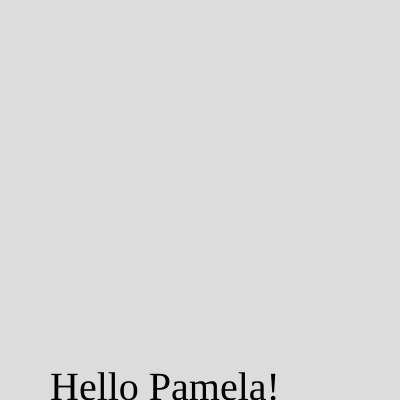
Frame 1 (no input)
Frame 60 (no input): identical to frame 1, image omitted
Frame 120 (the mouse pressed at the canvas centre since frame 60): identical to frame 1, image omitted

The p5.js sketch that drew this single still picture (run headless with seeded random() and noise() and a simulated clock; from frame 60 on, the mouse is pressed at the canvas centre):

// p5.js sketch
// ── sketch.js
function setup() {
  createCanvas(400, 400);
  textSize(40);
  textFont("Trade Winds");
}

function draw() {
  background(220);
  text("Hello Pamela!", 50, height);
}
